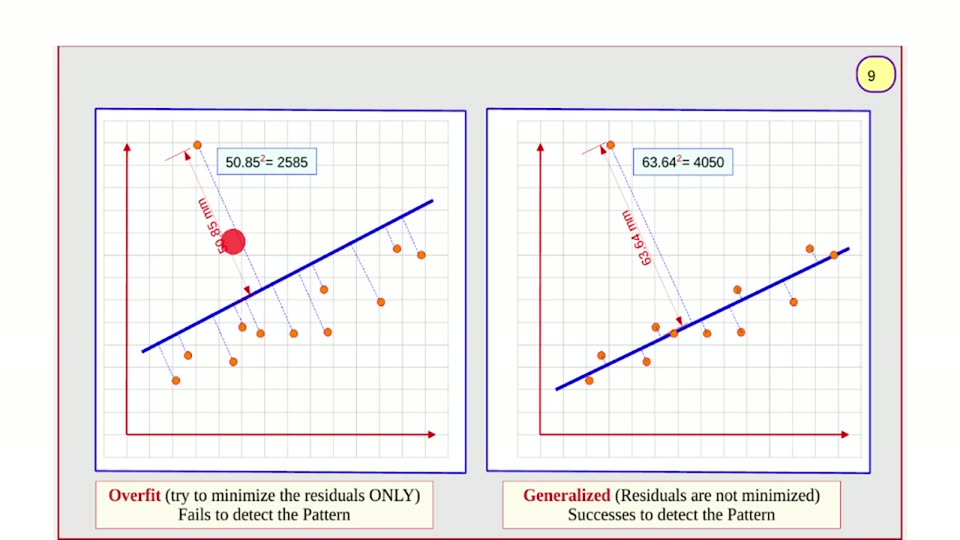
#> input picture videos/machine-learning/03_ridger_regression_gradient_descent/unique_slides/slide_009.jpg, 960 x 540 px, found by its file name
$ python probe64_frame_annotation_colours.py
#> lines starting #> are read from the running program, lines starting #| are printed output that depends on the picture; after the words box and inside, x2 and y2 are one past the last pixel; in counts of white or black regions, pixels touching at a corner belong together
#!/usr/bin/env python3
"""probe64 - slide 009 annotation group: colour + geometry read on the frame.

Questions:
  1. Are the annotation strokes (parallel stroke, dimension shaft) RED or ROSE?
  2. Is there a faint shaft trace, and does it follow the OLD (70 deg) path or
     the PERPENDICULAR (62.8 deg) path?
  3. Where is the label ink exactly (bbox / centroid) and how steep is it?
"""
import math
import numpy as np
from PIL import Image

FRAME = ("/home/ahmed/Projects/ai_llm_slides/videos/machine-learning/"
         "03_ridger_regression_gradient_descent/unique_slides/slide_009.jpg")

im = Image.open(FRAME).convert("RGB")
#> im is the input picture: PIL image 960x540 RGB; mean R, G, B 240.8, 239, 239
a = np.asarray(im).astype(int)
H, W, _ = a.shape
#> H = 540; W = 960
print(f"frame {W}x{H}")
#| frame 960x540


def sat(px):
    r, g, b = px
    return r - max(g, b)


def path(label, p0, p1, n=14, win=2):
    """Sample along a segment: report the most-saturated pixel in a small window."""
    print(f"-- {label}  {p0} -> {p1}")
    (x0, y0), (x1, y1) = p0, p1
    for i in range(n + 1):
        t = i / n
        cx = x0 + (x1 - x0) * t
        cy = y0 + (y1 - y0) * t
        best = None
        for dy in range(-win, win + 1):
            for dx in range(-win, win + 1):
                x, y = int(round(cx)) + dx, int(round(cy)) + dy
                if 0 <= x < W and 0 <= y < H:
                    px = tuple(a[y, x])
                    if best is None or sat(px) > sat(best):
                        best = px
        print(f"   t={t:4.2f} ({cx:6.1f},{cy:6.1f}) maxsat rgb={best}")


def bbox(label, x0, y0, x1, y1, test):
    sub = a[y0:y1 + 1, x0:x1 + 1]
    m = np.zeros(sub.shape[:2], dtype=bool)
    for yy in range(sub.shape[0]):
        for xx in range(sub.shape[1]):
            m[yy, xx] = test(sub[yy, xx])
    ys, xs = np.nonzero(m)
    if len(xs) == 0:
        print(f"-- {label}: NO MATCH")
        return
    print(f"-- {label}: n={len(xs)} bbox x{x0+xs.min()}..{x0+xs.max()} "
          f"y{y0+ys.min()}..{y0+ys.max()} centroid=({x0+xs.mean():.1f},{y0+ys.mean():.1f})")
    # steepest ink: PCA axis of the ink
    pts = np.stack([xs, ys]).astype(float)
    pts -= pts.mean(axis=1, keepdims=True)
    cov = pts @ pts.T / pts.shape[1]
    vals, vecs = np.linalg.eigh(cov)
    ax = vecs[:, -1]
    ang = math.degrees(math.atan2(ax[1], ax[0]))
    print(f"      PCA axis {ang:.1f} deg (mod 180), elongation "
          f"{math.sqrt(vals[-1]/max(vals[0],1e-9)):.2f}")


# ---------------------------------------------------------------- strokes
path("LEFT parallel stroke", (168, 159), (191, 147))
path("RIGHT parallel stroke", (585, 152), (607, 142))
path("LEFT OLD shaft (197,146)->(249,292)", (197, 146), (249, 292), n=12)
path("LEFT PERP shaft (197.5,145)->(270.2,284.5)", (197.5, 145), (270.2, 284.5), n=12)
path("RIGHT OLD shaft (611,147)->(682,324)", (611, 147), (682, 324), n=12)
path("RIGHT PERP shaft (611,145)->(696.0,321.4)", (611, 145), (696.0, 321.4), n=12)

# ---------------------------------------------------------------- heads / disc
path("LEFT bottom head", (244, 286), (249, 292), n=4, win=1)
path("RIGHT bottom head", (677, 317), (681, 323), n=4, win=1)
path("LEFT old tail head", (185, 153), (190, 159), n=4, win=1)
path("RIGHT old tail head", (601, 147), (605, 153), n=4, win=1)

# ---------------------------------------------------------------- labels
bbox("LEFT label ink (red+rose)", 192, 188, 240, 232,
     lambda p: p[0] > 150 and p[0] - p[1] > 25 and p[0] - p[2] > 15)
#> in bbox, `sub = a[y0:y1 + 1, x0:x1 + 1]`:
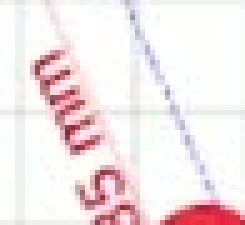
#> sub: shape (45, 49, 3) int64 (shown 5 times larger); mean R, G, B 243.7, 231.6, 233.1
#> after the loop in bbox, `for yy in range(sub.shape[0]):`:
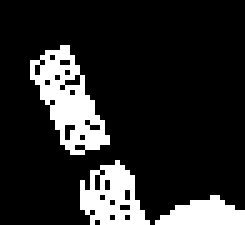
#> m: shape (45, 49) bool (shown 5 times larger); 15.5% white; 3 white regions, box (x1, y1, x2, y2) and area: (6, 9, 22, 31) 163, (16, 32, 30, 45) 108, (31, 39, 49, 45) 71
#> in bbox, `ys, xs = np.nonzero(m)`: ys = 342 values from 9 to 44; xs = 342 values, max 48 at index 286, min 6 at index 13, mean 21.65
#| -- LEFT label ink (red+rose): n=342 bbox x198..240 y197..232 centroid=(213.6,218.6)
#> in bbox, `cov = pts @ pts.T / pts.shape[1]`: cov = [[119, 94.75], [94.75, 124.9]]
#> in bbox, `vals, vecs = np.linalg.eigh(cov)`: vals = [27.15, 216.8]; vecs = [[-0.718, 0.696], [0.696, 0.718]]
#> in bbox, `ax = vecs[:, -1]`: ax = [0.696, 0.718]
#> in bbox, `ang = math.degrees(math.atan2(ax[1], ax[0]))`: ang = 45.89
#|       PCA axis 45.9 deg (mod 180), elongation 2.83
bbox("LEFT label ink (strong red only)", 192, 188, 240, 232,
     lambda p: p[0] > 120 and p[0] - p[1] > 60 and p[0] - p[2] > 50)
#> call 2 of bbox, with label = 'LEFT label ink (strong red only)', x0 = 192, y0 = 188, x1 = 240, y1 = 232
#> after the loop in bbox (call 2), `for yy in range(sub.shape[0]):`:
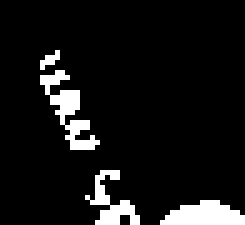
#> m: shape (45, 49) bool (shown 5 times larger); 8.3% white; 4 white regions (1 under 20 px), largest, box (x1, y1, x2, y2) and area: (8, 14, 20, 30) 65, (32, 40, 49, 45) 61, (17, 34, 28, 45) 48
#> in bbox (call 2), `ys, xs = np.nonzero(m)`: ys = 182 values from 10 to 44; xs = 182 values, max 48 at index 157, min 8 at index 4, mean 24.48
#> in bbox (call 2), `cov = pts @ pts.T / pts.shape[1]`: cov = [[151.6, 109.2], [109.2, 120.5]]
#> in bbox (call 2), `vals, vecs = np.linalg.eigh(cov)`: vals = [25.72, 246.4]; vecs = [[0.655, -0.755], [-0.755, -0.655]]
#> in bbox (call 2), `ax = vecs[:, -1]`: ax = [-0.755, -0.655]
#> in bbox (call 2), `ang = math.degrees(math.atan2(ax[1], ax[0]))`: ang = -139.1
bbox("RIGHT label ink (red+rose)", 618, 198, 660, 270,
     lambda p: p[0] > 150 and p[0] - p[1] > 25 and p[0] - p[2] > 15)
#> call 3 of bbox, with label = 'RIGHT label ink (red+rose)', x0 = 618, y0 = 198, x1 = 660, y1 = 270
#> in bbox (call 3), `sub = a[y0:y1 + 1, x0:x1 + 1]`:
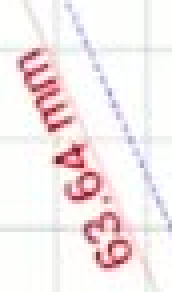
#> sub: shape (73, 43, 3) int64 (shown 4 times larger); mean R, G, B 244.1, 234.8, 235.6
#> after the loop in bbox (call 3), `for yy in range(sub.shape[0]):`:
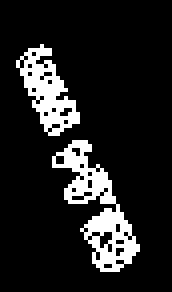
#> m: shape (73, 43) bool (shown 4 times larger); 13% white in thin lines or dots, all inside (x1, y1, x2, y2) = (4, 11, 35, 68)
#> in bbox (call 3), `ys, xs = np.nonzero(m)`: ys = 407 values from 11 to 67; xs = 407 values, max 34 at index 362, min 4 at index 17, mean 19.11
#> in bbox (call 3), `cov = pts @ pts.T / pts.shape[1]`: cov = [[57.09, 111.5], [111.5, 266.7]]
#> in bbox (call 3), `vals, vecs = np.linalg.eigh(cov)`: vals = [8.89, 314.9]; vecs = [[-0.918, 0.397], [0.397, 0.918]]
#> in bbox (call 3), `ax = vecs[:, -1]`: ax = [0.397, 0.918]
#> in bbox (call 3), `ang = math.degrees(math.atan2(ax[1], ax[0]))`: ang = 66.62
bbox("RIGHT label ink (strong red only)", 618, 198, 660, 270,
     lambda p: p[0] > 120 and p[0] - p[1] > 60 and p[0] - p[2] > 50)
#> call 4 of bbox, with label = 'RIGHT label ink (strong red only)', x0 = 618, y0 = 198, x1 = 660, y1 = 270
#> after the loop in bbox (call 4), `for yy in range(sub.shape[0]):`:
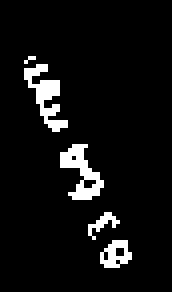
#> m: shape (73, 43) bool (shown 4 times larger); 6.5% white in thin lines or dots, all inside (x1, y1, x2, y2) = (6, 14, 33, 67)
#> in bbox (call 4), `ys, xs = np.nonzero(m)`: ys = 203 values from 14 to 66; xs = 203 values, max 32 at index 185, min 6 at index 2, mean 18.52
#> in bbox (call 4), `cov = pts @ pts.T / pts.shape[1]`: cov = [[49.93, 103.9], [103.9, 240.3]]
#> in bbox (call 4), `vals, vecs = np.linalg.eigh(cov)`: vals = [4.23, 286]; vecs = [[-0.915, 0.403], [0.403, 0.915]]
#> in bbox (call 4), `ax = vecs[:, -1]`: ax = [0.403, 0.915]
#> in bbox (call 4), `ang = math.degrees(math.atan2(ax[1], ax[0]))`: ang = 66.25

# ---------------------------------------------------------------- blue lines
#> (the run stopped early here; a loop or call above may not have finished)

$ run again, with videos/machine-learning/03_ridger_regression_gradient_descent/unique_slides/slide_001.jpg copied over videos/machine-learning/03_ridger_regression_gradient_descent/unique_slides/slide_009.jpg
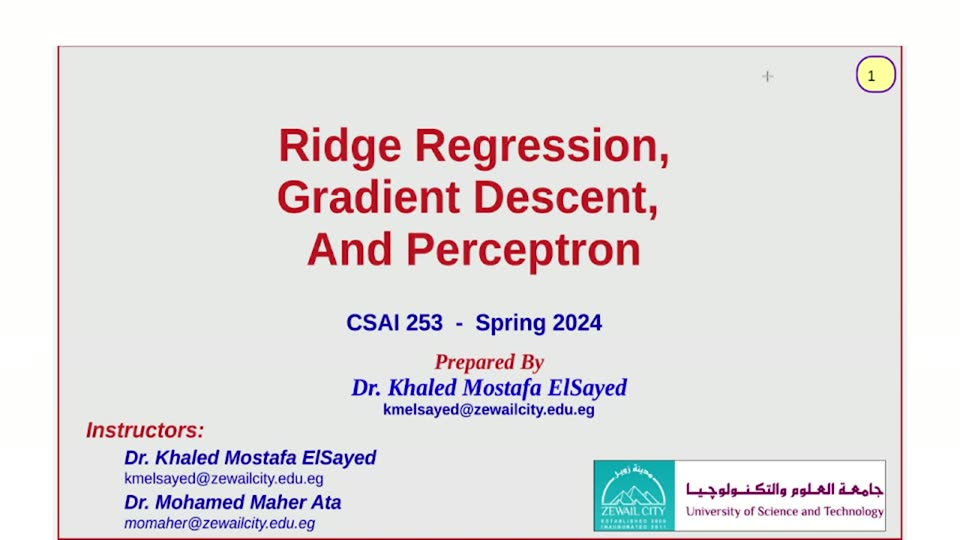
#> input picture videos/machine-learning/03_ridger_regression_gradient_descent/unique_slides/slide_001.jpg, 960 x 540 px, found by its file name
#> im is the input picture: PIL image 960x540 RGB; mean R, G, B 227.8, 223.9, 225.4
#| frame 960x540
#> ys = empty array
#> sub: shape (73, 43, 3) int64
#> after the loop in bbox (call 3), `for yy in range(sub.shape[0]):`:
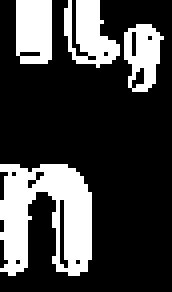
#> m: shape (73, 43) bool (shown 4 times larger); 25.9% white; 4 white regions, box (x1, y1, x2, y2) and area: (0, 41, 23, 69) 426, (16, 0, 30, 17) 141, (4, 0, 13, 16) 136, (31, 6, 41, 23) 109
#> ys = 812 values from 0 to 68; xs = 812 values, max 40 at index 196, min 0 at index 386, mean 15.78
#> cov = [[108.9, -90], [-90, 532.4]]
#> vals = [90.59, 550.7]; vecs = [[-0.98, -0.2], [-0.2, 0.98]]
#> ax = [-0.2, 0.98]
#> ang = 101.5
#> after the loop in bbox (call 4), `for yy in range(sub.shape[0]):`:
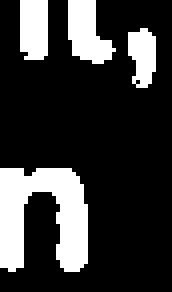
#> m: shape (73, 43) bool (shown 4 times larger); 21.7% white; 4 white regions, box (x1, y1, x2, y2) and area: (0, 42, 22, 68) 378, (17, 0, 29, 16) 123, (5, 0, 12, 15) 101, (32, 7, 39, 22) 80
#> ys = 682 values from 0 to 67; xs = 682 values, max 38 at index 155, min 0 at index 304, mean 14.93
#> cov = [[105.1, -95.73], [-95.73, 529.5]]
#> vals = [84.51, 550.1]; vecs = [[-0.978, -0.21], [-0.21, 0.978]]
#> ax = [-0.21, 0.978]
#> ang = 102.1
